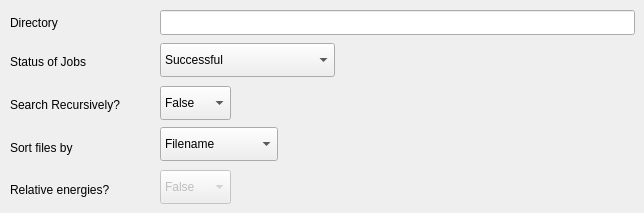
      <widget class="QWidget" name="t2t1">
       <attribute name="title">
        <string>Thermochemical Data</string>
       </attribute>
       <widget class="QLabel" name="t2t2l_1">
        <property name="geometry">
         <rect>
          <x>10</x>
          <y>10</y>
          <width>60</width>
          <height>25</height>
         </rect>
        </property>
        <property name="text">
         <string>Directory</string>
        </property>
       </widget>
       <widget class="QLineEdit" name="t2t2LE_1">
        <property name="geometry">
         <rect>
          <x>160</x>
          <y>10</y>
          <width>475</width>
          <height>25</height>
         </rect>
        </property>
       </widget>
       <widget class="QLabel" name="t2t2l_2">
        <property name="geometry">
         <rect>
          <x>10</x>
          <y>92</y>
          <width>131</width>
          <height>25</height>
         </rect>
        </property>
        <property name="text">
         <string>Search Recursively?</string>
        </property>
       </widget>
       <widget class="QComboBox" name="t2t2CB_2">
        <property name="geometry">
         <rect>
          <x>160</x>
          <y>86</y>
          <width>71</width>
          <height>34</height>
         </rect>
        </property>
        <item>
         <property name="text">
          <string>False</string>
         </property>
        </item>
        <item>
         <property name="text">
          <string>True</string>
         </property>
        </item>
       </widget>
       <widget class="QLabel" name="t2t2l_3">
        <property name="geometry">
         <rect>
          <x>10</x>
          <y>49</y>
          <width>91</width>
          <height>25</height>
         </rect>
        </property>
        <property name="text">
         <string>Status of Jobs</string>
        </property>
       </widget>
       <widget class="QComboBox" name="t2t2CB_1">
        <property name="geometry">
         <rect>
          <x>160</x>
          <y>43</y>
          <width>175</width>
          <height>34</height>
         </rect>
        </property>
        <item>
         <property name="text">
          <string>Successful</string>
         </property>
        </item>
        <item>
         <property name="text">
          <string>Sucessful and Failed</string>
         </property>
        </item>
       </widget>
       <widget class="QLabel" name="t2t2l_4">
        <property name="geometry">
         <rect>
          <x>10</x>
          <y>138</y>
          <width>91</width>
          <height>20</height>
         </rect>
        </property>
        <property name="text">
         <string>Sort files by</string>
        </property>
       </widget>
       <widget class="QComboBox" name="t2t2CB_3">
        <property name="geometry">
         <rect>
          <x>160</x>
          <y>127</y>
          <width>118</width>
          <height>34</height>
         </rect>
        </property>
        <item>
         <property name="text">
          <string>Filename</string>
         </property>
        </item>
        <item>
         <property name="text">
          <string>Electronic</string>
         </property>
        </item>
        <item>
         <property name="text">
          <string>Enthalpy</string>
         </property>
        </item>
        <item>
         <property name="text">
          <string>Free Energy</string>
         </property>
        </item>
       </widget>
       <widget class="QLabel" name="t2t2l_5">
        <property name="geometry">
         <rect>
          <x>10</x>
          <y>180</y>
          <width>131</width>
          <height>20</height>
         </rect>
        </property>
        <property name="text">
         <string>Relative energies?</string>
        </property>
       </widget>
       <widget class="QComboBox" name="t2t2CB_4">
        <property name="enabled">
         <bool>false</bool>
        </property>
        <property name="geometry">
         <rect>
          <x>160</x>
          <y>170</y>
          <width>71</width>
          <height>34</height>
         </rect>
        </property>
        <item>
         <property name="text">
          <string>False</string>
         </property>
        </item>
        <item>
         <property name="text">
          <string>True</string>
         </property>
        </item>
       </widget>
      </widget>
